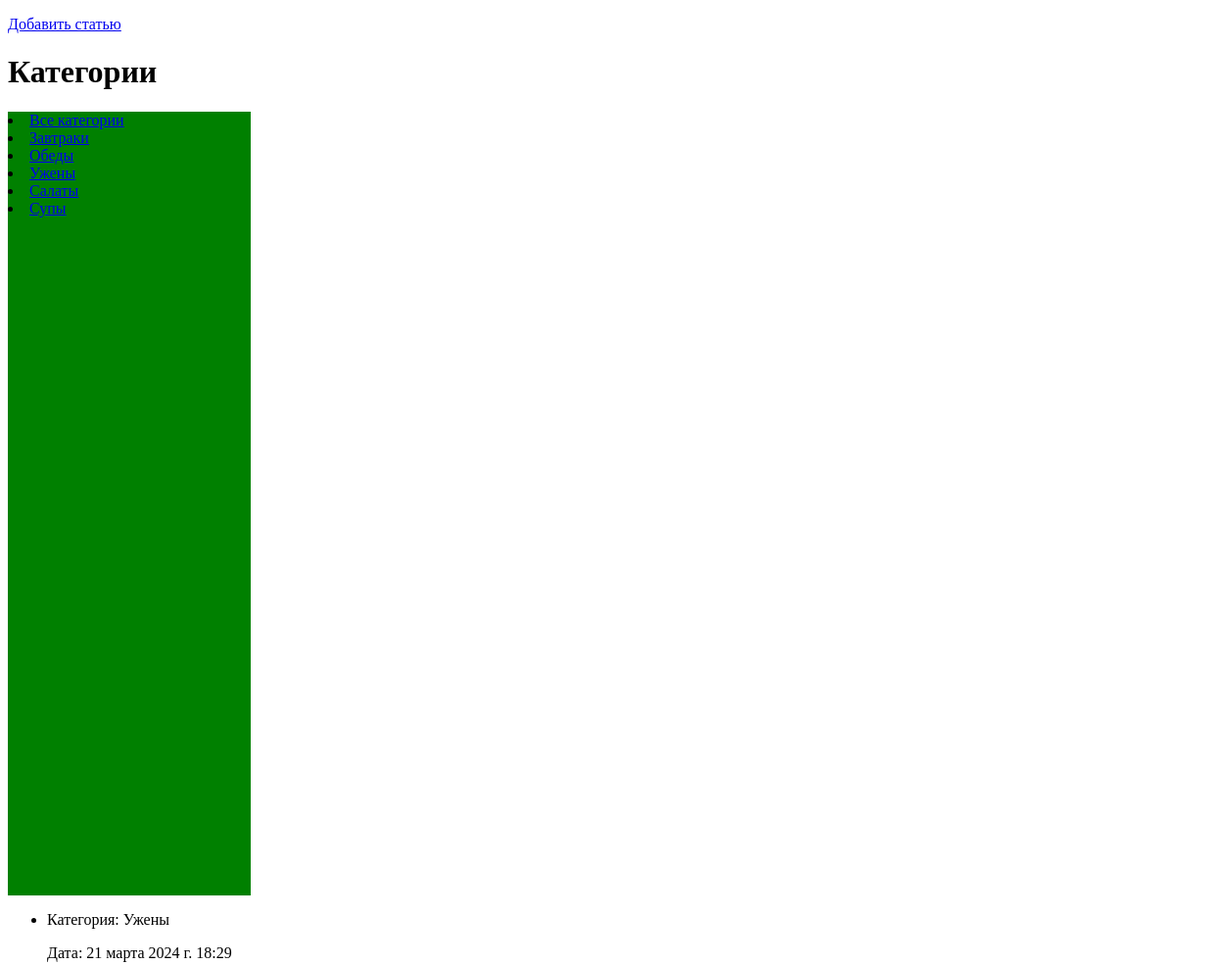
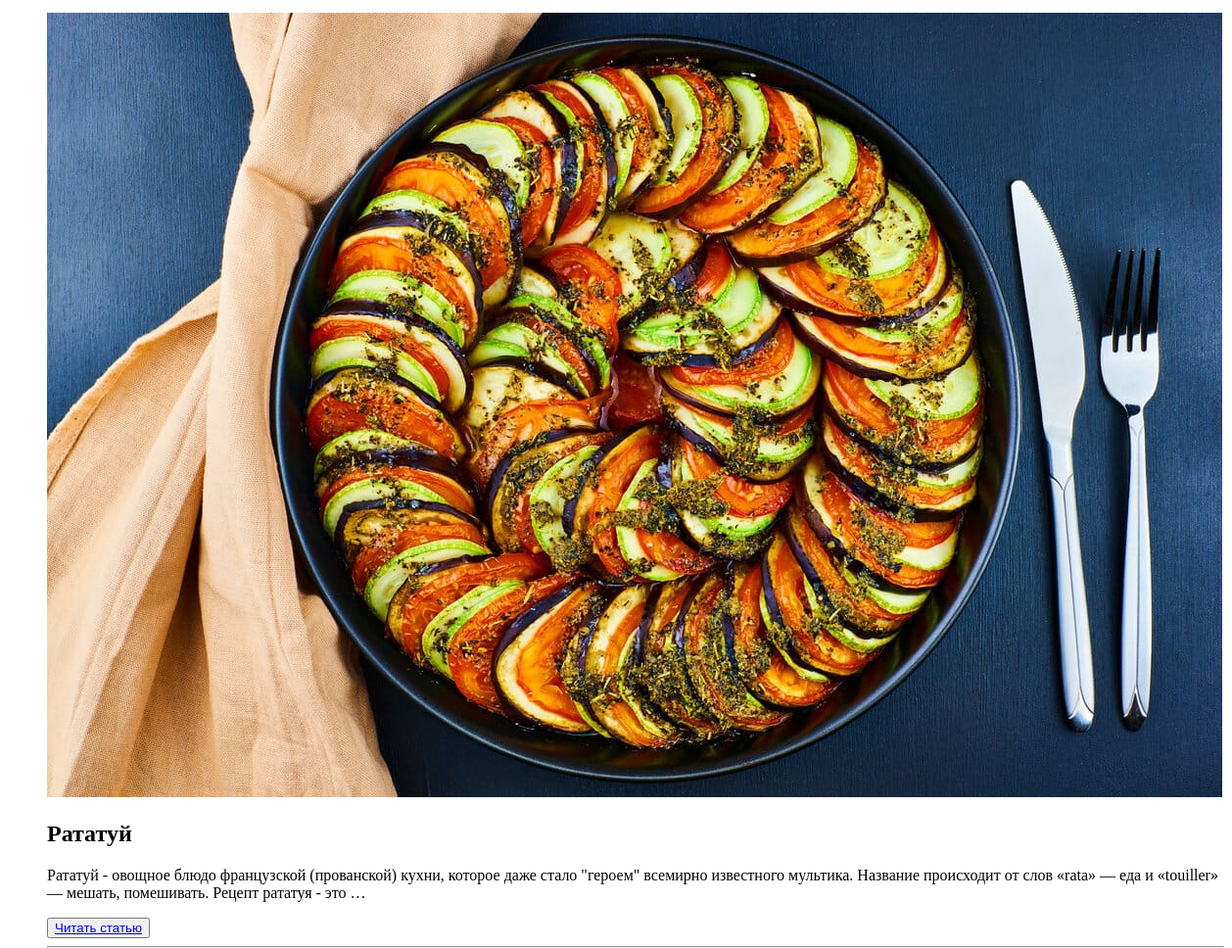
The page /category/uzheny/ on the database its author committed (2 pictures, top to bottom).
### main/models.py (models this page shows, shortened)
class Categories(models.Model):
    name = models.CharField(max_length=20, db_index=True)
    slug = models.SlugField(max_length=255, unique=True, db_index=True)
    def __str__(self):
        return self.name
    def get_absolute_url(self):
        return reverse('category', kwargs={'category_slug': self.slug})
    class Meta:
        verbose_name = 'Категории рецептов'
        verbose_name_plural = 'Категории рецептов'

class Recipe(models.Model):
    title = models.CharField(max_length=150)
    slug = models.SlugField(max_length=255, unique=True, db_index=True)
    content = models.TextField()
    photo = models.ImageField(upload_to='photos/')
    time_create = models.DateTimeField(auto_now_add=True)
    is_published = models.BooleanField(default=True)
    category = models.ForeignKey('Categories', on_delete=models.PROTECT)
    def get_absolute_url(self):
        return reverse('recipe', kwargs={'recipe_slug': self.slug})
    class Meta:
        verbose_name = 'Рецепты'
        verbose_name_plural = 'Рецепты'
        ordering = ['-time_create', 'title']

### main/views.py (the view)
# urls.py: path('category/<slug:category_slug>/', show_category, name='category'),
def show_category(request, category_slug):
    recipes = get_object_or_404(Categories, slug=category_slug)
    posts = Recipe.objects.filter(category_id=recipes.pk)
    context = {
        'recipes': posts,
        'title': 'Категории',
        'category_selected': posts[0].id,
    }
    return render(request, 'main/recipes.html', context=context)

### main/templatetags/main_tags.py (called while the page is built)
@register.inclusion_tag('main/recipe_category_tag.html')
def show_categories(sort=None, category_selected=0):
    if not sort:
        category = Categories.objects.all()
    else:
        category = Categories.objects.sort(sort)
    return {'category':category, 'category_selected': category_selected}

### main/templates/main/recipes.html (shortened to what this page needs)
{% load static %}
{% load main_tags %}
<!DOCTYPE html>
<html lang="en">
<head>
    <link rel="stylesheet" type="text/css" href="{% static 'main/css/recipe.css' %}" />
</head>
<p><a href="{% url 'add_recipe' %}">Добавить статью</a></p>
{% block content %}
<h1 class="main_title">{{title}}</h1>
<body>
    <div class="left_bord">
        {% if category_selected == 0 %}
            <p calss="selected">Все категории</p>
        {% else %}
            <li><a href="{% url 'recipes' %}">Все категории</a></li>
        {% endif %}
        {% show_categories %}
    </div>
    <div class="articles">
        <ul>
            {% for ri in recipes %}
            <li>
                <p>Категория: {{ ri.category }}</p>
                <p>Дата: {{ ri.time_create }}</p>
                {% if ri.photo %}
                    <p><img src="{{ri.photo.url}}" alt="photo"></p>
                {% endif %}
                <h2>{{ri.title}}</h2>
                <p>{{ri.content|truncatewords:30}}</p>
                <button><a href="{{ ri.get_absolute_url }}">Читать статью</a></button>
            </li>
            {% endfor %}
        </ul>
    </div>
</body>
{% endblock %}
</html>

### main/templates/main/recipe_category_tag.html
{% for c in category %}
    {% if c.pk == category_selected %}
        <p class="selected">{{c.name}}</p>
    {% else %}
        <li><a href="{{ c.get_absolute_url }}">{{c.name}}</a></li>
    {%endif%}
{% endfor %}

### main/static/main/css/recipe.css (style rules this page uses)
h1.main_title { align-items:center; }
.left_bord { top: 40%; height: 100vh; width: 20%; align: left; background-color: #008000; border: 5; }
.articles { height: 100vh; align: right; }

### rows shown on the page
Categories: name "Завтраки"
Categories: name "Обеды"
Categories: name "Ужены"
Categories: name "Салаты"
Categories: name "Супы"
Recipe: category "Ужены", time_create "21 марта 2024 г. 18:29", photo (picture), title "Рататуй", content "Рататуй - овощное блюдо французской (прованской) кухни, которое даже стало \"героем\" всемирно известного мультика. Название происходит от слов «rata» — еда и «touiller» — мешать, помешивать. Рецепт рататуя - это …"

### other values the page prints
{{ title }} "Категории"
